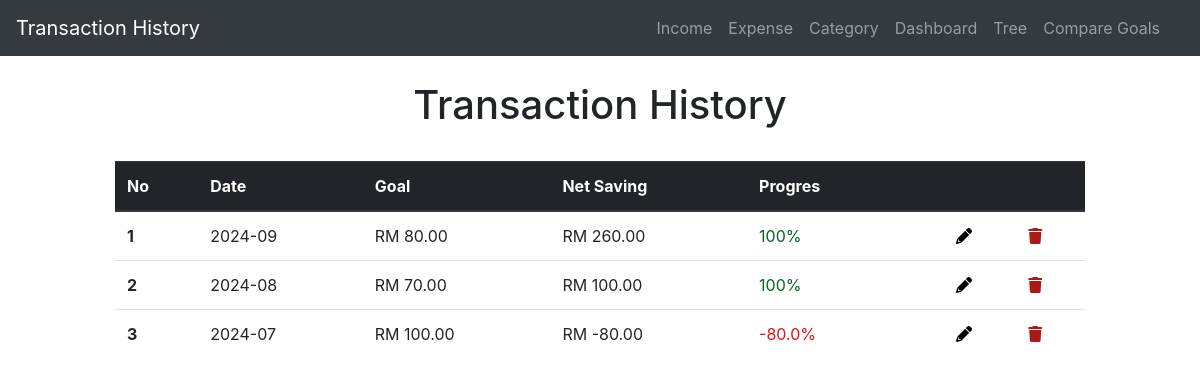
The page /compare on the database as committed earlier.
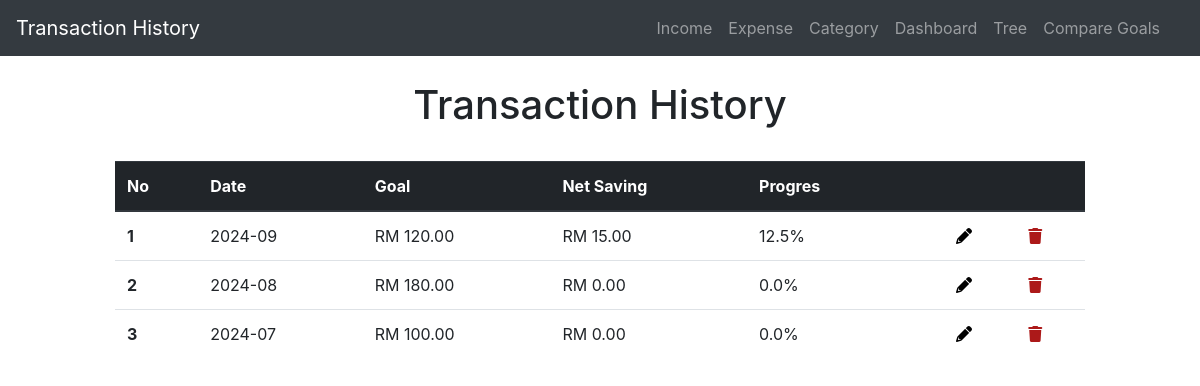
The same page on the database as committed later.
### application/models.py (models this page shows, shortened)
class goal(db.Model):
    id = db.Column(db.Integer, primary_key=True)
    amount = db.Column(db.Double, nullable=False)
    month = db.Column(db.String(30),nullable=False)
    year = db.Column(db.Integer, nullable=False)

### application/routes.py (the view)
@app.route('/compare', methods=['GET', 'POST'])
def compare():
    goall = goal.query.all()
    net_query = db.session.query(
        func.sum(net.amount).label('total'),
        func.strftime('%Y-%m', net.date).label('month_year')
    ).group_by(func.strftime('%Y-%m', net.date)).all()
    net_dict = {result.month_year: result.total for result in net_query}
    amounts = []
    for goal_entry in goall:
        month_year = f'{goal_entry.year}-{int(goal_entry.month):02d}'
        net_amount = net_dict.get(month_year, 0)
        if goal_entry.amount == 0 :
            progress = 0
        else:  # Avoid division by zero
            progress = ( net_amount / goal_entry.amount) * 100
            if progress > 100: progress = 100
        amounts.append({
            'id':goal_entry.id,
            'month_year': month_year,
            'goal': goal_entry.amount,
            'net': net_amount,
            'progress' :progress
        })
        amounts.sort(key=lambda x: x['month_year'], reverse=True)
    return render_template('compare_goal.html', amounts=amounts)

### application/templates/compare_goal.html
{% extends 'layout.html' %}
{% block content %}
<head>
    <link rel="stylesheet" href="https://cdnjs.cloudflare.com/ajax/libs/font-awesome/6.0.0-beta3/css/all.min.css">
</head>
<div class="col-sm-10 ml-auto mr-auto ">
    <center>
     <H1>Transaction History</H1>
    </center>
    <br>
    <table class="table">
        <thead class="thead-dark">
            <tr>
                <th scope="col">No</th>
                <th scope="col">Date</th>
                <th scope="col">Goal</th>
                <th scope="col">Net Saving</th>
                <th scope="col">Progres</th>
                <th scope="col"></th>
                <th scope="col"></th>
                <th scope="col"></th>
            </tr>
        </thead>
        <tbody id="results">
            {% for entry in amounts %}
                    <tr>
                        <th scope="row">{{loop.index}}</th>
                        <td>{{entry.month_year}}</td>
                        <td class="amount-field">RM {{ "{:.2f}".format(entry.goal) }}</td>
                        <td class="amount-field">RM {{ "{:.2f}".format(entry.net) }}</td>
                        {% if entry.progress < 0 %}
                            <td><span style="color: rgb(223, 20, 20);">{{ entry.progress | round(2) }}%</span></td>
                        {% elif entry.progress == 100 %}
                            <td><span style="color: rgb(0, 100, 38);">{{ entry.progress | round(2) }}%</span></td>
                        {% else %}
                            <td>{{ entry.progress | round(2) }}%</td>
                        {% endif %}
                        <td></td><td><a href="{{ url_for('edit_goal', entry_id=entry.id) }}"  class="edit" title="Edit" data-toggle="tooltip" id="1"><i class="fa fa-pencil" style="color: rgb(0, 0, 0);"></i></a></td>
                        <td><a href="{{ url_for('delete_goal', entry_id=entry.id ) }}" class="delete" title="Delete" data-toggle="tooltip" id="1"><i class="fa-solid fa-trash" style="color: rgb(172, 25, 25);"></i></a></td>
                    </tr>
            {% endfor %}
        </tbody>
    </table>
</div>
{% endblock %}

### application/templates/layout.html (shortened to what this page needs)
<!DOCTYPE html>
<html lang="en">
<head>
    <link rel="stylesheet"
        href="https://maxcdn.bootstrapcdn.com/bootstrap/4.0.0/css/bootstrap.min.css"
        href="static/styles.css"
>
</head>
<body>
    <div class="container-fluid">
        <div class="row">
            <div class="col-md-12 p-0">
                <header class="mb-4">
                    <nav class="navbar navbar-expand-lg navbar-dark bg-dark">
                        <a class="navbar-brand" href="{{ url_for('index') }}">Transaction History</a>
                        <div class="collapse navbar-collapse" id="navbarNavAltMarkup">
                            <div class="navbar-nav ml-auto mr-3">
                                <a class="nav-item nav-link" href="{{ url_for('add_income') }}">Income</a>
                                <a class="nav-item nav-link" href="{{ url_for('add_expense') }}">Expense</a>
                                <a class="nav-item nav-link" href="{{ url_for('categoryy') }}">Category</a>
                                <a class="nav-item nav-link" href="{{ url_for('dashboard') }}">Dashboard</a>
                                <a class="nav-item nav-link" href="{{ url_for('tree') }}">Tree</a>
                                <a class="nav-item nav-link" href="{{ url_for('compare') }}">Compare Goals</a>
                            </div>
                        </div>
                    </nav>
                </header>
            </div>
        </div>
        <div class="row justify-content-center">
            <div class="col-md-10"></div>
                {% block content %}{% endblock %}
            </div>
        </div>
</body>
</html>

Rows that differ between the two databases and show on the page:
changed goal (number 1 of 3 on the later page): goal "80.00" → "120.00"; net "260.00" → "15.00"; progress "100" → "12.5"
changed goal (number 2 of 3 on the later page): goal "70.00" → "180.00"; net "100.00" → "0.00"; progress "100" → "0.0"
computed for goal (number 3 of 3 on the later page): net "-80.00" → "0.00"; progress "-80.0" → "0.0"
